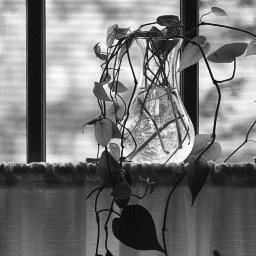
%> input picture exp2/IMG-2/02.tif, 256 x 256 px
$ octave m08_filter.m   (GNU Octave 9; MATLAB toolbox functions it lacks are replaced by stand-ins)
%> lines starting %> are read from the running program, lines starting %| are printed output that depends on the picture; in (x1, y1, x2, y2) boxes, pixels count from 0 and x2, y2 are one past the last pixel; in counts of white or black regions, pixels touching at a corner belong together; the program's own positions count from 1
% 倒数加权平均处理
image_init = imread('./IMG-2/02.tif');
%> image_init is the input picture: size 256x256x3 uint8; min 9, max 255, mean 118.3
n = ndims(image_init);
%> n = 3
if n > 2
    image = rgb2gray(image_init);
else
    image = image_init;
end


img_in = image;
filter = zeros(3,3);
%edges implement zeros
[m,n] = size(img_in);
%> m = 256; n = 256
[mf,nf] = size(filter);
kk = (mf - 1) / 2;
k = ceil(kk);
img_tmp = zeros(m+2*k, n+2*k);
%output the image img_out
img_out = zeros(m, n);
%fundamental contents
for i = 1+k : m+k
    for j = 1+k : n+k
        img_tmp(i, j) = img_in(i-k, j-k);
    end
end
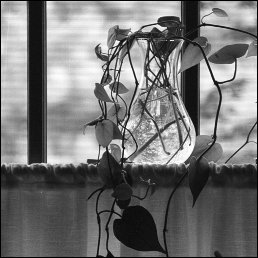
%> img_tmp: size 258x258 double; min 0, max 255, mean 116.4
%up&down edges
for i = 1:k
    for j = 1:n+2*k
        img_tmp(i,j) = 0;
        img_tmp(i+m,j) = 0;
    end
end
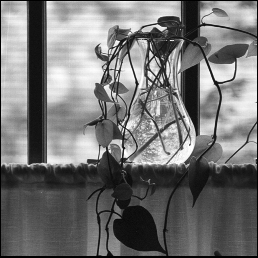
%> img_tmp: size 258x258 double; 0.38% of pixels changed, all inside (x1, y1, x2, y2) = (1, 256, 257, 257)
%left&right edges
for i = 1:m+2*k
    for j = 1:k
        img_tmp(i,j) = 0;
        img_tmp(i,j+n) = 0;
    end
end
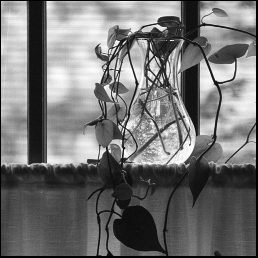
%> img_tmp: size 258x258 double; 0.38% of pixels changed, all inside (x1, y1, x2, y2) = (256, 1, 257, 256)

f = img_tmp;
for x = 1+k:m+k
    for y = 1+k:n+k
        window = img_tmp(x-k:x+k, y-k:y+k);
        for i=-1:1
            for j=-1:1
                if i~=0||j~=0
                    if f(x+i,y+j)~=f(x,y)
                        g(i+2,j+2) = 1/abs((f(x+i,y+j)-f(x,y)));
                    else
                        g(i+2,j+2) = 2;
                    end
                end
            end
        end
        g(2,2) = 2;
        for i=-1:1
            for j=-1:1
                if i~=0||j~=0
                    W(i+2,j+2) = g(i+2,j+2)/2/sum(sum(g));
                end
            end
        end
        W(2,2) = 1/2;
        coeff = sum(W(:));
        temp1 = double(W).*double(window);
        temp2 = sum(temp1(:))/coeff;
        img_out(x-k,y-k) = temp2;
    end
end
%> after the loop, W = [0.000339 0.0625 0.0625; 0.0625 0.5 0.0625; 0.0625 0.0625 0.0625]; g = [0.0109 2 2; 2 2 2; 2 2 2]

image_filter_out = uint8(img_out);
subplot(1, 2, 1)
imshow(image),title("原图像");
subplot(1, 2, 2)
imshow(image_filter_out),title("倒数加权平均处理");
